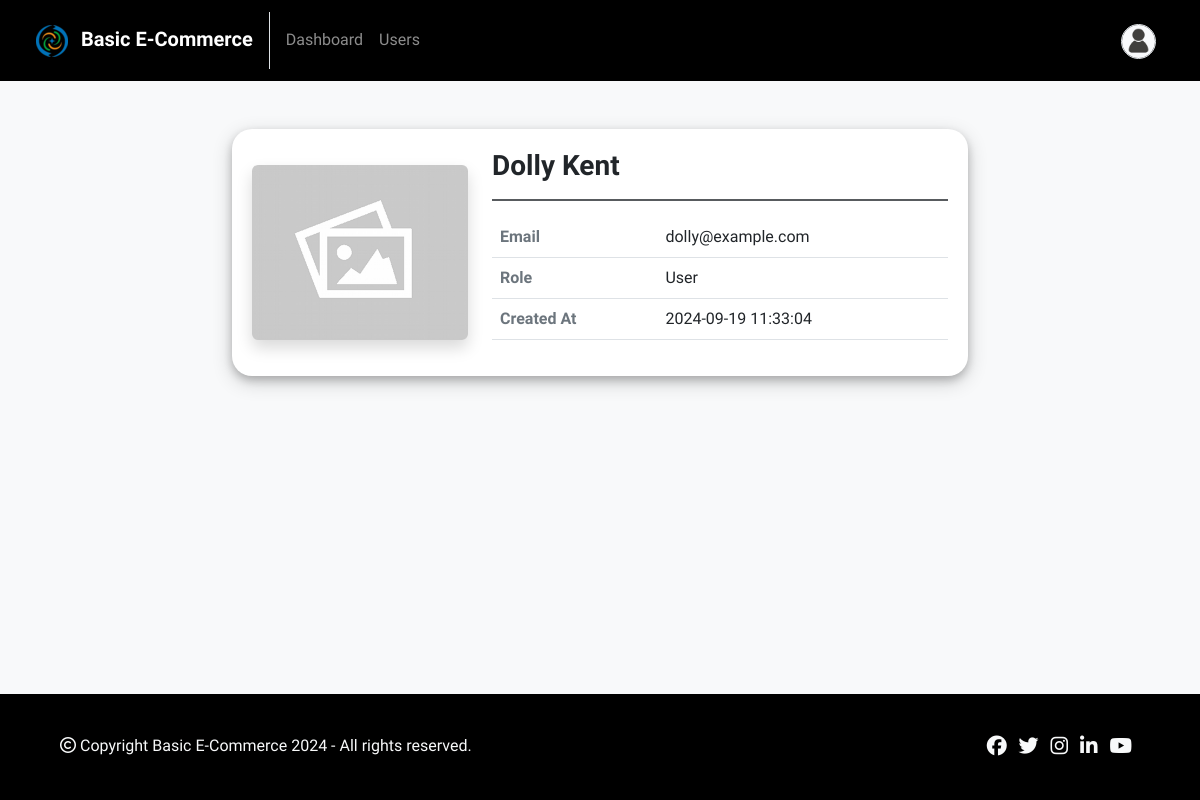
The app's page /admin/user-view.php?id=11 (signed in), older data.
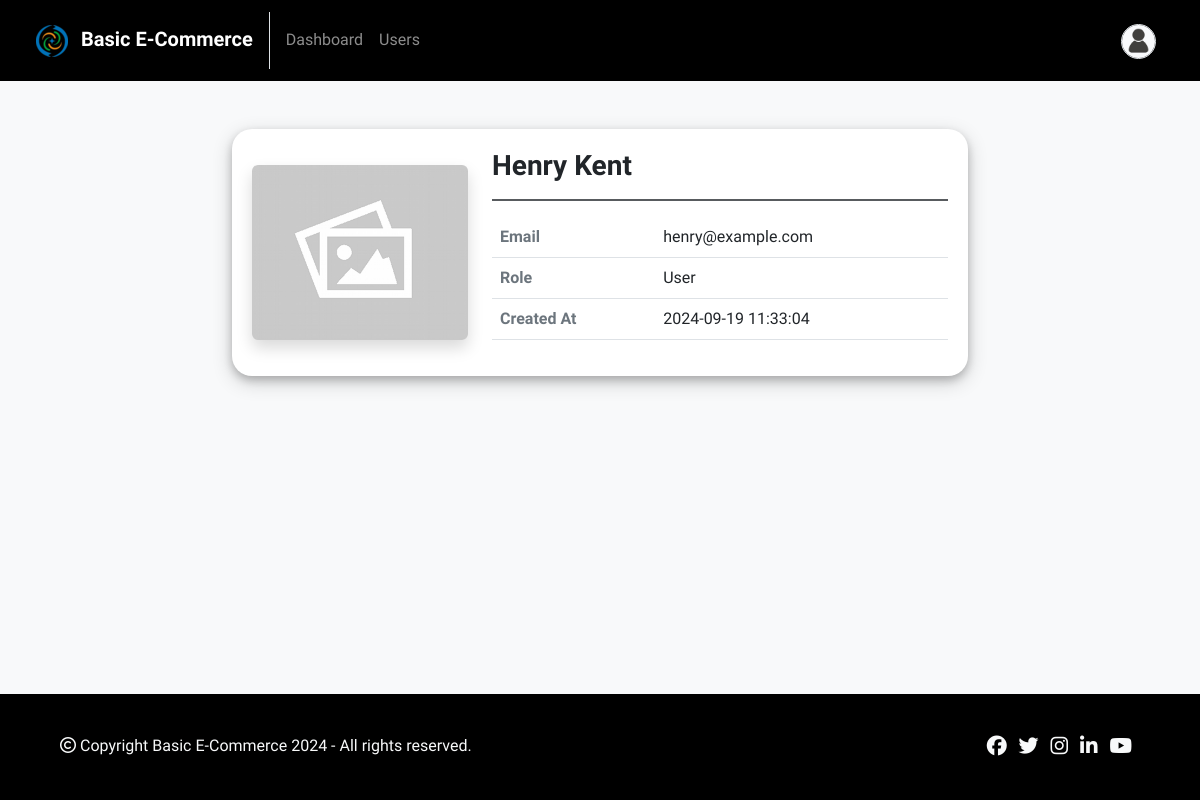
The same page, newer data.
### tables this page shows
CREATE TABLE `users` (
  `id` INT AUTO_INCREMENT PRIMARY KEY,
  `username` varchar(255) NOT NULL,
  `email` varchar(255) UNIQUE NOT NULL,
  `role` char(1) NOT NULL DEFAULT 'u',
  `password` varchar(255) NOT NULL,
  `created_at` datetime NOT NULL DEFAULT current_timestamp()
);

### admin/user-view.php (the view, shortened to what this page needs)
<?php
include("../includes/db-connection.php");
if (isset($_GET['id']) && filter_var($_GET['id'], FILTER_VALIDATE_INT))
{
    $userId = (int) $_GET['id'];
    $sql = "SELECT * FROM users WHERE id = ? AND role = 'u'";
    $stmt = $conn->prepare($sql);
    $stmt->bind_param("i", $userId);
    $stmt->execute();
    $result = $stmt->get_result();
    $user = $result->fetch_assoc();
}
else
{
    $_SESSION["error"] = "Invalid user ID!";
    header("location: users.php"); exit();
}
?>
<!DOCTYPE html>
<html lang="en">
<head>
    <?php include("../includes/head-contents.php"); ?>
</head>
<body>
    <?php include("navbar.php"); ?>
    <div class="container my-5">
        <div class="row justify-content-center">
            <div class="col-md-8">
                <div class="box">
                    <div class="row">
                        <div class="col-md-4 text-center">
                            <img src="../images/placeholder.png" class="img img-fluid rounded shadow my-3">
                        </div>
                        <div class="col-md-8">
                            <h3 class="fw-bold"><?php echo $user['username'] ?></h3>
                            <hr>
                            <table class="table">
                                <tr>
                                    <td class="fw-bold text-secondary">Email</td>
                                    <td><?php echo $user['email'] ?></td>
                                </tr>
                                <tr>
                                    <td class="fw-bold text-secondary">Role</td>
                                    <td><?php echo ($user['role'] == 'u') ? 'User' : 'Not Defined'; ?></td>
                                </tr>
                                <tr>
                                    <td class="fw-bold text-secondary">Created At</td>
                                    <td><?php echo $user['created_at'] ?></td>
                                </tr>
                            </table>
                        </div>
                    </div>
                </div>
            </div>
        </div>
    </div>
    <?php include("../includes/footer.php"); ?>
</body>
</html>

### includes/head-contents.php (shortened to what this page needs)
<link href="../css/bootstrap.min.css" rel="stylesheet">
<link rel="stylesheet" href="https://cdnjs.cloudflare.com/ajax/libs/font-awesome/6.6.0/css/all.min.css" />
<link href="../css/styles.css" rel="stylesheet">

### admin/navbar.php (shortened to what this page needs)
<?php
$current_page = basename($_SERVER['PHP_SELF']);
?>
<nav class="navbar navbar-expand-md bg-dark navbar-dark">
  <div class="container-fluid mx-4 my-1">
    <a class="navbar-brand fw-bold" href="../base/index.php">
      <img src="../images/logo.png" style="width: 32px;" alt="logo" class="me-2">
      <?php
        echo WEBSITE_NAME;
      ?>
    </a>
    <div class="collapse navbar-collapse" id="collapsibleNavbar">
      <ul class="navbar-nav w-100">
        <li class="nav-item mt-2 mb-1">
          <a class="nav-link <?php echo ($current_page == 'index.php') ? 'active fw-bold' : '' ?>" href="index.php">Dashboard</a>
        </li>
        <li class="nav-item mt-2 mb-1">
          <a class="nav-link <?php echo ($current_page == 'users.php') ? 'active fw-bold' : '' ?>" href="users.php">Users</a>
        </li>
        <?php
        if(isset($_SESSION['loggedin']) && $_SESSION['loggedin'] == true)
        { ?>
        <li class="nav-item dropdown ms-md-auto" >
          <a class="nav-link login-btn <?php echo ($current_page == 'login.php') ? 'active' : '' ?>" id="navbarDropdown" role="button" data-bs-toggle="dropdown" aria-expanded="false" href="#">
            <?php $img = "../images/user.jpg"; ?>
            <img src="<?php echo $img; ?>" class="navbar-profile-image rounded-circle border mt-1">
          </a>
        </li>
        <?php } else { ?>
          <li class="nav-item color-white ms-md-auto btn badge mt-2 mb-2 <?php echo ($current_page == 'login.php') ? 'btn-danger' : 'btn-outline-danger' ?>">
            <a class="nav-link login-btn <?php echo ($current_page == 'login.php') ? 'active' : '' ?>" href="login.php">Login</a>
          </li>
        <?php } ?>
      </ul>
    </div>
  </div>
</nav>

### includes/footer.php (shortened to what this page needs)
<div class="container-fluid bg-dark mt-5 footer">
	<div class="row">
		<div class="col-md-6">
			<p class="text-light px-5 py-md-4 text-md-start text-center mt-3">
				<i class="fa-regular fa-copyright"></i>
				Copyright <?php echo WEBSITE_NAME . " " . date('Y'); ?> - All rights reserved.
			</p>
		</div>
		<div class="col-md-6">
			<p class="text-light px-5 py-md-4 text-md-end text-center mt-3">
				<a href="#" class="me-2 text-light h5" data-bs-toggle="tooltip" title="Facebook"><i class="fa-brands fa-facebook"></i></a>
				<a href="#" class="me-2 text-light h5" data-bs-toggle="tooltip" title="Twitter"><i class="fa-brands fa-twitter"></i></a>
				<a href="#" class="me-2 text-light h5" data-bs-toggle="tooltip" title="Instagram"><i class="fa-brands fa-instagram"></i></a>
				<a href="#" class="me-2 text-light h5" data-bs-toggle="tooltip" title="Linkedin"><i class="fa-brands fa-linkedin-in"></i></a>
				<a href="#" class="me-2 text-light h5" data-bs-toggle="tooltip" title="Youtube"><i class="fa-brands fa-youtube"></i></a>
			</p>
		</div>
	</div>
</div>

### css/styles.css (style rules this page uses)
:root { --mainColor: #212529; --bodyBackgroundColor: #f8f9fa; --buttonHoverColor: #0a0a0a; --formControlFocusBorderColor: rgba(33, 37, 41, 0.3); --formControlFocusShadowColor: rgba(33, 37, 41, 0.6); --navbarBackgroundColor: #000000; --footerBackgroundColor: #000000; }
* { font-family: 'Cabin', Helvetica, sans-serif; }
body { min-height: 100vh; position: relative; margin: 0; padding-bottom: 100px; box-sizing: border-box; background-color: var(--bodyBackgroundColor); }
.navbar { background-color: var(--navbarBackgroundColor) !important; }
.navbar .nav-item .nav-link::after { content: ''; display: block; width: 0; height: 2px; background: #ebe4e4; transition: width .3s; box-shadow: 0 4px 8px 0 rgba(0, 0, 0, 0.2), 0 6px 20px 0 rgba(0, 0, 0, 0.19); }
.navbar-profile-image { width: 35px; height: 35px; }
.box { box-shadow: 0 4px 8px 0 rgba(0, 0, 0, 0.2), 0 6px 20px 0 rgba(0, 0, 0, 0.19); padding: 20px; border-radius: 20px; background-color: #ffffff; }
hr { border: 1.5px solid var(--mainColor); opacity: 75%; }
.footer { background-color: var(--footerBackgroundColor) !important; position: absolute; bottom: 0; }

Row changes from the older to the newer data that the page shows:
changed users: username "Dolly Kent" → "Henry Kent"; email "dolly@example.com" → "henry@example.com"
